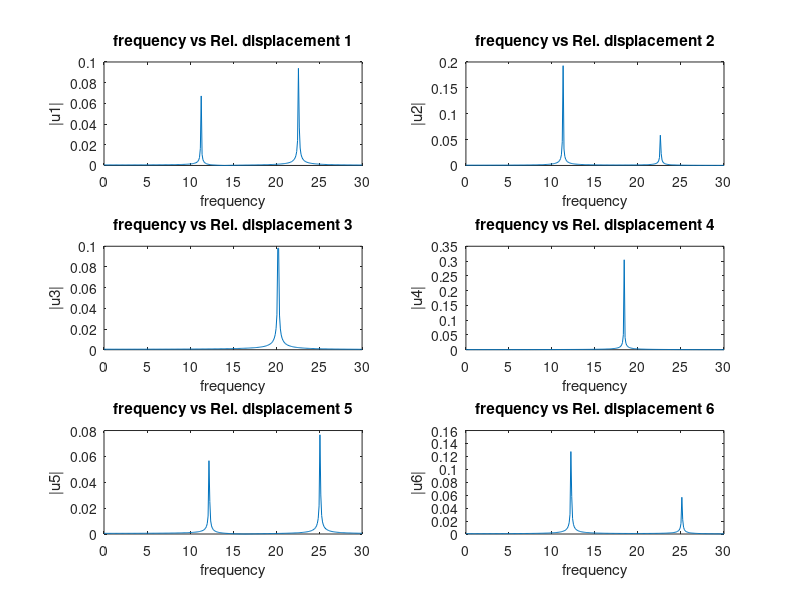
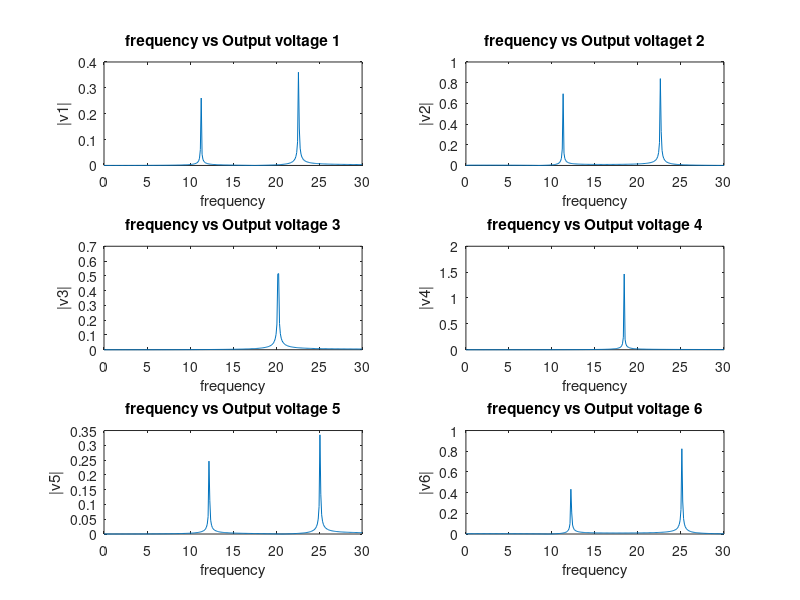
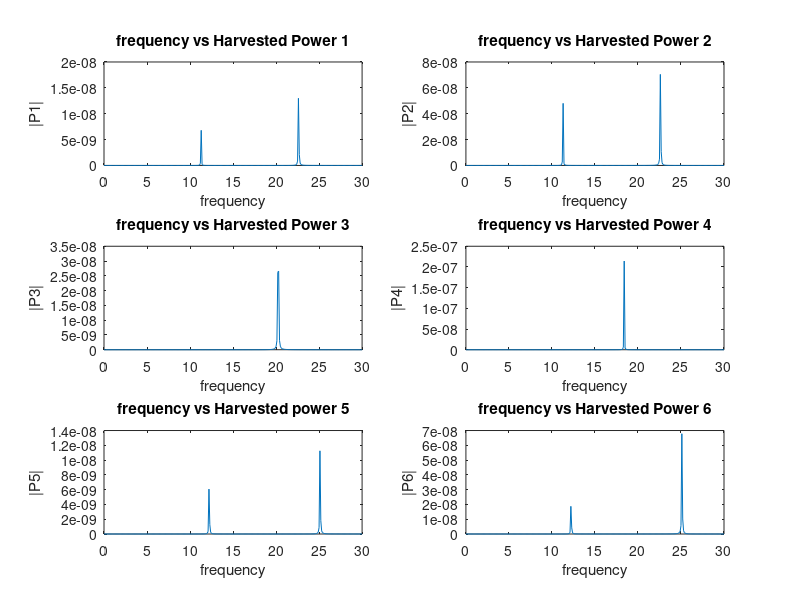
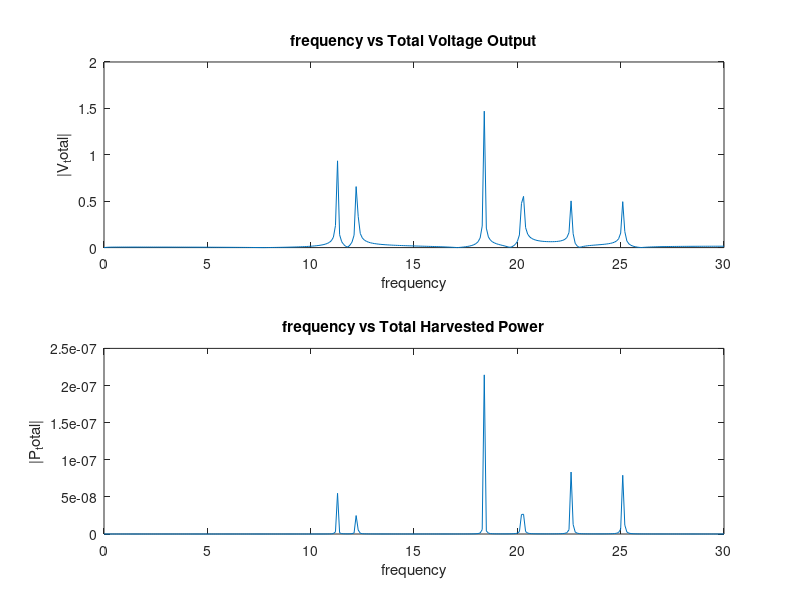

Here is the MATLAB script that generated these plots, in order:
%defining the constants
u0 = 0.05; % Base excitation value
i = sqrt(-1); % Imaginary Number constant
% for 1st and 2nd coupled elements
m1 = 0.03121 ; % Proof mass of oscillator one
m2 = 0.01763 ; % Proof mass of oscillator two
k1 = 409.5 ; % stiffness constant for oscillator one
k2 = 136.4 ; % stiffness constant for oscillator two
c1 = 30.72*10e-5 ; % damping constant of oscillator one
c2 = 30.72*10e-5 ; % damping constant of oscillator two
a1 = 4.16*10e-10 ; % fprce factor of piezo one
a2 = 4.16*10e-10 ; % force factor of piezo two
Cp1 = 1.08*10e-8 ; % clamped capacitance of piezo one
Cp2 = 7.569*10e-9; % clamped capacitance of piezo two
R1 = 1*10e6 ; % load resistance for piezo one
R2 = 1*10e6 ; % load resistance for piezo two
% for 3rd Element
m3 = 0.01896; % Proof mass of the oscillator in kg
k3 = 306.936; % stiffnes constant of the oscillator in N/m
c3 = 30.72*10e-5; % damping constant of the oscillator in Ns/m
a3 = 4.16*10e-10; % force factor of the piezo transducer in N/V
Cp3 = 7.94*10e-9; % clamped capacitance of the piezo transducer in F
R3 = 1*10e6; % Load resistance for piezo output in Ohm
% for 4th Element
m4 = 0.02161; % Proof mass of the oscillator in kg
k4 = 288.521; % stiffnes constant of the oscillator in N/m
c4 = 30.72*10e-5; % damping constant of the oscillator in Ns/m
a4 = 4.16*10e-10; % force factor of the piezo transducer in N/V
Cp4 = 8.654*10e-9; % clamped capacitance of the piezo transducer in F
R4 = 1*10e6; % Load resistance for piezo output in Ohm
% for 5th and 6th coupled elements
m5 = 0.02504 ; % Proof mass of oscillator 5
m6 = 0.01498 ; % Proof mass of oscillator 6
k5 = 348.1; % stiffness constant for oscillator 5
k6 = 158.5 ; % stiffness constant for oscillator 6
c5 = 30.72*10e-5 ; % damping constant of oscillator 5
c6 = 30.72*10e-5 ; % damping constant of oscillator 6
a5 = 4.16*10e-10 ; % fprce factor of piezo 5
a6 = 4.16*10e-10 ; % force factor of piezo 6
Cp5 = 9.48*10e-9 ; % clamped capacitance of piezo 5
Cp6 = 6.755*10e-9 ; % clamped capacitance of piezo 6
R5 = 1*10e6 ; % load resistance for piezo 5
R6 = 1*10e6 ; % load resistance for piezo 6
% defining frequency sweep range
f_range = 0:0.1:30 ;
w_range = 2*pi*f_range ;

% defining arrays for storing relative displacement values
u1 = zeros(size(w_range));
u2 = zeros(size(w_range));
u3 = zeros(size(w_range));
u4 = zeros(size(w_range));
u5 = zeros(size(w_range));
u6 = zeros(size(w_range));
% defining arrays for storing output voltage values
v1 = zeros(size(w_range));
v2 = zeros(size(w_range));
v3 = zeros(size(w_range));
v4 = zeros(size(w_range));
v5 = zeros(size(w_range));
v6 = zeros(size(w_range));
v_total = zeros(size(w_range));
% defining arrays for storing harvested power values
P1 = zeros(size(w_range));
P2 = zeros(size(w_range));
P3 = zeros(size(w_range));
P4 = zeros(size(w_range));
P5 = zeros(size(w_range));
P6 = zeros(size(w_range));
P_total = zeros(size(w_range));
for idx = 1:length(w_range)
w = w_range(idx);
% defining the matrix element equations for matrix M1 and N1
M1A1 = -(m1*w^2) + c1*w*1i + c2*w*1i + k1 + k2 ;
M1A2 = -(c2*w*1i + k2) ;
M1A3 = a1 ;
M1A4 = -a2 ;
M1B1 = -(c2*w*1i + k2) ;
M1B2 = -(m2*w^2) + c2*w*1i + k2 ;
M1B3 = 0 ;
M1B4 = a2 ;
M1C1 = -a1*w*1i ;
M1C2 = 0 ;
M1C3 = Cp1*w*1i + (1/R1) ;
M1C4 = 0 ;
M1D1 = a2*w*1i ;
M1D2 = -a2*w*1i ;
M1D3 = 0 ;
M1D4 = Cp2*w*1i + (1/R2) ;

N1E1 = k1 + c1*w*1i ;
N1E2 = 0 ;
N1E3 = -a1*w*1i ;
N1E4 = 0 ;
% Defining the matrix element equations for Matrix M3 and N3
M3A1 = -(m3*w^2) + k3 + (c3*1i*w) ;
M3A2 = a3 ;
M3B1 = (a3*1i*w);
M3B2 = -((1/R3) + Cp3*1i*w);
N3E1 = k3 + c3*1i*w;
N3E2 = a3*1i*w;
% Defining the matrix element equations for Matrix M4 and N4
M4A1 = -(m4*w^2) + k4 + (c4*1i*w) ;
M4A2 = a4 ;
M4B1 = (a4*1i*w);
M4B2 = -((1/R4) + Cp4*1i*w);
N4E1 = k4 + c4*1i*w;
N4E2 = a4*1i*w;
% defining the matrix element equations for matrix M5 and N5
M5A1 = -(m5*w^2) + c5*w*1i + c6*w*1i + k5 + k6 ;
M5A2 = -(c6*w*1i + k6) ;
M5A3 = a5 ;
M5A4 = -a6 ;
M5B1 = -(c6*w*1i + k6) ;
M5B2 = -(m6*w^2) + c6*w*1i + k6 ;
M5B3 = 0 ;
M5B4 = a2 ;
M5C1 = -a5*w*1i ;
M5C2 = 0 ;
M5C3 = Cp5*w*1i + (1/R5) ;
M5C4 = 0 ;
M5D1 = a6*w*1i ;
M5D2 = -a6*w*1i ;
M5D3 = 0 ;
M5D4 = Cp6*w*1i + (1/R6) ;
N5E1 = k5 + c5*w*1i ;
N5E2 = 0 ;
N5E3 = -a5*w*1i ;
N5E4 = 0 ;
% defining the matrices for coupled element 1 and 2

M1 = [
M1A1, M1A2, M1A3, M1A4;
M1B1, M1B2, M1B3, M1B4;
M1C1, M1C2, M1C3, M1C4;
M1D1, M1D2, M1D3, M1D4
];
N1 = [N1E1; N1E2; N1E3; N1E3];
% defining the matrix for element 3
M3 = [
M3A1, M3A2;
M3B1, M3B2
];
N3 = [N3E1;N3E2];
% defining the matrix for element 4
M4 = [
M4A1, M4A2;
M4B1, M4B2
];
N4 = [N4E1;N4E2];
% defining the matrices for coupled element 5 and 6
M5 = [
M5A1, M5A2, M5A3, M5A4;
M5B1, M5B2, M5B3, M5B4;
M5C1, M5C2, M5C3, M5C4;
M5D1, M5D2, M5D3, M5D4
];
N5 = [N5E1; N5E2; N5E3; N5E3];
% defining the matrix operations
X12 = u0*(M1\N1);
X3 = u0*(M3\N3) ;
X4 = u0*(M4\N4) ;
X56 = u0*(M5\N5) ;
%storing the generaed values in the resective arrays
u1(idx) = X12(1)/100;
u2(idx) = X12(2)/100;

u3(idx) = X3(1)/100;
u4(idx) = X4(1)/100;
u5(idx) = X56(1)/100;
u6(idx) = X56(2)/100;
v1(idx) = X12(3);
v2(idx) = X12(4);
v3(idx) = X3(2);
v4(idx) = X4(2);
v5(idx) = X56(3);
v6(idx) = X56(4);
v_total(idx) = X12(3) + X12(4) + X3(2) + X4(2) + X56(3) + X56(4);
P1(idx) = (abs(X12(3))^2)/R1 ;
P2(idx) = (abs(X12(4))^2)/R2 ;
P3(idx) = (abs(X3(2))^2)/R3 ;
P4(idx) = (abs(X4(2))^2)/R4 ;
P5(idx) = (abs(X56(3))^2)/R5 ;
P6(idx) = (abs(X56(4))^2)/R6 ;
P_total(idx) = (abs(X12(3))^2)/R1 + (abs(X12(4))^2)/R2 + (abs(X3(2))^2)/R3 + (abs(X4
(2))^2)/R4 + (abs(X56(3))^2)/R5 + (abs(X56(4))^2)/R6 ;
end
figure;
subplot(3,2,1);
plot(f_range, abs(u1));
title("frequency vs Rel. displacement 1");
xlabel("frequency");
ylabel("|u1|");
subplot(3,2,2);
plot(f_range, abs(u2));
title("frequency vs Rel. displacement 2");
xlabel("frequency");
ylabel("|u2|");
subplot(3,2,3);
plot(f_range, abs(u3));
title("frequency vs Rel. displacement 3");
xlabel("frequency");
ylabel("|u3|");
subplot(3,2,4);
plot(f_range, abs(u4));
title("frequency vs Rel. displacement 4");
xlabel("frequency");
ylabel("|u4|");

subplot(3,2,5);
plot(f_range, abs(u5));
title("frequency vs Rel. displacement 5");
xlabel("frequency");
ylabel("|u5|");
subplot(3,2,6);
plot(f_range, abs(u6));
title("frequency vs Rel. displacement 6");
xlabel("frequency");
ylabel("|u6|");
hold on;
figure;
subplot(3,2,1);
plot(f_range, abs(v1));
title("frequency vs Output voltage 1");
xlabel("frequency");
ylabel("|v1|");
subplot(3,2,2);
plot(f_range, abs(v2));
title("frequency vs Output voltaget 2");
xlabel("frequency");
ylabel("|v2|");
subplot(3,2,3);
plot(f_range, abs(v3));
title("frequency vs Output voltage 3");
xlabel("frequency");
ylabel("|v3|");
subplot(3,2,4);
plot(f_range, abs(v4));
title("frequency vs Output voltage 4");
xlabel("frequency");
ylabel("|v4|");
subplot(3,2,5);
plot(f_range, abs(v5));
title("frequency vs Output voltage 5");
xlabel("frequency");
ylabel("|v5|");
subplot(3,2,6);
plot(f_range, abs(v6));
title("frequency vs Output voltage 6");
xlabel("frequency");
ylabel("|v6|");

hold on;
figure;
subplot(3,2,1);
plot(f_range, P1);
title("frequency vs Harvested Power 1");
xlabel("frequency");
ylabel("|P1|");
subplot(3,2,2);
plot(f_range, P2);
title("frequency vs Harvested Power 2");
xlabel("frequency");
ylabel("|P2|");
subplot(3,2,3);
plot(f_range, P3);
title("frequency vs Harvested Power 3");
xlabel("frequency");
ylabel("|P3|");
subplot(3,2,4);
plot(f_range, P4);
title("frequency vs Harvested Power 4");
xlabel("frequency");
ylabel("|P4|");
subplot(3,2,5);
plot(f_range, P5);
title("frequency vs Harvested power 5");
xlabel("frequency");
ylabel("|P5|");
subplot(3,2,6);
plot(f_range, P6);
title("frequency vs Harvested Power 6");
xlabel("frequency");
ylabel("|P6|");
hold on
figure;
subplot(2,1,1);
plot(f_range, abs(v_total));
title("frequency vs Total Voltage Output");
xlabel("frequency");
ylabel("|V_total|");

subplot(2,1,2);
plot(f_range, P_total);
title("frequency vs Total Harvested Power");
xlabel("frequency");
ylabel("|P_total|");